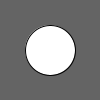
Frame 1 (no input)
Frame 60 (the mouse pressed at the canvas centre just before this capture): identical to frame 1, image omitted
Frame 120 (the mouse held since frame 60 and released just before this capture): identical to frame 1, image omitted

The Processing sketch that drew this single still picture (run headless with seeded random() and noise(); from frame 60 on, the mouse is pressed at the canvas centre):

// Processing sketch: sketch_26_3
// ── sketch_26_3.pde
//26.3. Write a program to update the display window 
//only when a key is pressed.


void  setup() {
   size(100,  100);
 smooth();
   strokeWeight(1);
}
void draw() {
   background(100);
   //  If  the  ‘A’  key  is  pressed  draw  a  line
 if ((keyPressed == true) && (key == 'A')) {
      line(50,  25,  50,  75);
   }  else  {  //  Otherwise,  draw  an  ellipse
      ellipse(50,  50,  50,  50);
      
   }
}
